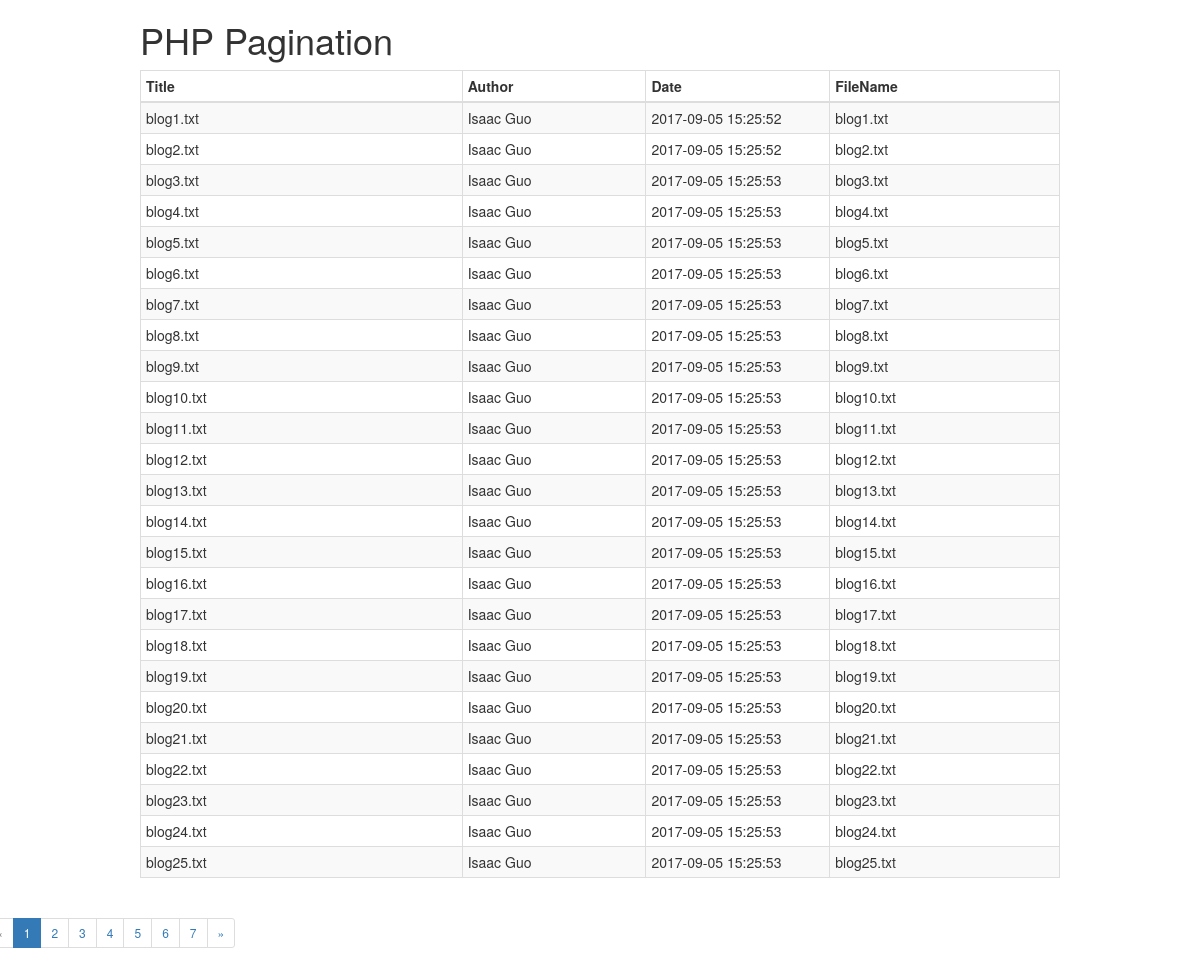
The page / on the database its author committed.
### tables this page shows
CREATE TABLE `blog` (
  `id` bigint(20) NOT NULL,
  `author` varchar(255) DEFAULT NULL,
  `post_file_name` varchar(255) DEFAULT NULL,
  `post_time` datetime DEFAULT NULL
);

### index.php (the view, shortened to what this page needs)
<?php
require_once 'paginator.php';
$conn = new mysqli(dbInfo::$hostname, dbInfo::$username, dbInfo::$password, 'blog');
$limit = (isset($_GET['limit'])) ? $_GET['limit'] : 25;
$page = (isset($_GET['page'])) ? $_GET['page'] : 1;
$links = (isset($_GET['links'])) ? $_GET['links'] : 7;
$query = "SELECT * FROM blog";
$Paginator = new Paginator($conn, $query);
$results = $Paginator->getData($page, $limit);
?>
<!DOCTYPE html>
<head>
    <link rel="stylesheet" href="https://maxcdn.bootstrapcdn.com/bootstrap/3.3.7/css/bootstrap.min.css">
</head>
<body>
<div class="container">
    <div class="col-md-10 col-md-offset-1">
        <h1>PHP Pagination</h1>
        <table class="table table-striped table-condensed table-bordered table-rounded">
            <thead>
            <tr>
                <th>Title</th>
                <th width="20%">Author</th>
                <th width="20%">Date</th>
                <th width="25%">FileName</th>
            </tr>
            </thead>
            <tbody>
            <?php for ($i = 0; $i < count($results->data); $i++) : ?>
                <tr>
                    <td><?php echo $results->data[$i]['post_file_name']; ?></td>
                    <td><?php echo $results->data[$i]['author']; ?></td>
                    <td><?php echo $results->data[$i]['post_time']; ?></td>
                    <td><?php echo $results->data[$i]['post_file_name']; ?></td>
                </tr>
            <?php endfor; ?>
            </tbody>
        </table>
    </div>
</div>
<div class="row">
    <?php echo $Paginator->createLinks( $links, 'pagination pagination-sm' ); ?>
</div>
</body>
</html>

### paginator.php (shortened to what this page needs)
<?php
class Paginator
{
    private $_conn;
    private $_limit;
    private $_page;
    private $_query;
    private $_total;
    public function __construct($conn, $query)
    {
        $this->_conn = $conn;
        $this->_query = $query;
        $rs = $this->_conn->query($this->_query);
        $this->_total = $rs->num_rows;
    }
    public function getData( $page = 1, $limit = 10)
    {
        $this->_limit = $limit;
        $this->_page = $page;
        if ($this->_limit == 'all') {
            $query = $this->_query;
        } else {
            $query = $this->_query . " LIMIT " . (($this->_page - 1) * $this->_limit) . ", $this->_limit";
        }
        $rs = $this->_conn->query($query);
        while ($row = $rs->fetch_assoc()) {
            $results[] = $row;
        }
        $result = new stdClass();
        $result->page = $this->_page;
        $result->limit = $this->_limit;
        $result->total = $this->_total;
        $result->data = $results;
        return $result;
    }
    public function createLinks( $links, $list_class ) {
        $last       = ceil( $this->_total / $this->_limit );
        $start      = ( ( $this->_page - $links ) > 0 ) ? $this->_page - $links : 1;
        $end        = ( ( $this->_page + $links ) < $last ) ? $this->_page + $links : $last;
        $html       = '<ul class="' . $list_class . '">';
        $class      = ( $this->_page == 1 ) ? "disabled" : "";
        $html       .= '<li class="' . $class . '"><a href="?limit=' . $this->_limit . '&page=' . ( $this->_page - 1 ) . '">&laquo;</a></li>';
        for ( $i = $start ; $i <= $end; $i++ ) {
            $class  = ( $this->_page == $i ) ? "active" : "";
            $html   .= '<li class="' . $class . '"><a href="?limit=' . $this->_limit . '&page=' . $i . '">' . $i . '</a></li>';
        }
        $class      = ( $this->_page == $last ) ? "disabled" : "";
        $html       .= '<li class="' . $class . '"><a href="?limit=' . $this->_limit . '&page=' . ( $this->_page + 1 ) . '">&raquo;</a></li>';
        $html       .= '</ul>';
        return $html;
    }
}

### rows shown on the page
blog: post_file_name "blog1.txt", author "Isaac Guo", post_time "2017-09-05 15:25:52"
blog: post_file_name "blog2.txt", author "Isaac Guo", post_time "2017-09-05 15:25:52"
blog: post_file_name "blog3.txt", author "Isaac Guo", post_time "2017-09-05 15:25:53"
blog: post_file_name "blog4.txt", author "Isaac Guo", post_time "2017-09-05 15:25:53"
blog: post_file_name "blog5.txt", author "Isaac Guo", post_time "2017-09-05 15:25:53"
blog: post_file_name "blog6.txt", author "Isaac Guo", post_time "2017-09-05 15:25:53"
blog: post_file_name "blog7.txt", author "Isaac Guo", post_time "2017-09-05 15:25:53"
blog: post_file_name "blog8.txt", author "Isaac Guo", post_time "2017-09-05 15:25:53"
blog: post_file_name "blog9.txt", author "Isaac Guo", post_time "2017-09-05 15:25:53"
blog: post_file_name "blog10.txt", author "Isaac Guo", post_time "2017-09-05 15:25:53"
blog: post_file_name "blog11.txt", author "Isaac Guo", post_time "2017-09-05 15:25:53"
blog: post_file_name "blog12.txt", author "Isaac Guo", post_time "2017-09-05 15:25:53"
blog: post_file_name "blog13.txt", author "Isaac Guo", post_time "2017-09-05 15:25:53"
blog: post_file_name "blog14.txt", author "Isaac Guo", post_time "2017-09-05 15:25:53"
blog: post_file_name "blog15.txt", author "Isaac Guo", post_time "2017-09-05 15:25:53"
blog: post_file_name "blog16.txt", author "Isaac Guo", post_time "2017-09-05 15:25:53"
blog: post_file_name "blog17.txt", author "Isaac Guo", post_time "2017-09-05 15:25:53"
blog: post_file_name "blog18.txt", author "Isaac Guo", post_time "2017-09-05 15:25:53"
blog: post_file_name "blog19.txt", author "Isaac Guo", post_time "2017-09-05 15:25:53"
blog: post_file_name "blog20.txt", author "Isaac Guo", post_time "2017-09-05 15:25:53"
blog: post_file_name "blog21.txt", author "Isaac Guo", post_time "2017-09-05 15:25:53"
blog: post_file_name "blog22.txt", author "Isaac Guo", post_time "2017-09-05 15:25:53"
blog: post_file_name "blog23.txt", author "Isaac Guo", post_time "2017-09-05 15:25:53"
blog: post_file_name "blog24.txt", author "Isaac Guo", post_time "2017-09-05 15:25:53"
blog: post_file_name "blog25.txt", author "Isaac Guo", post_time "2017-09-05 15:25:53"
